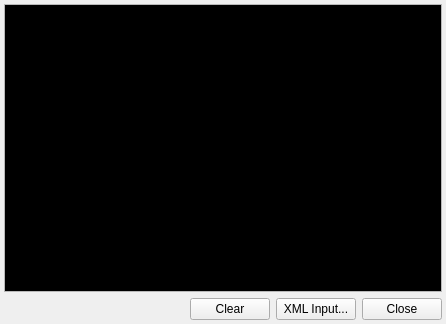
<?xml version="1.0" encoding="UTF-8"?>
<ui version="4.0">
 <class>XmlConsole</class>
 <widget class="QWidget" name="XmlConsole">
  <property name="geometry">
   <rect>
    <x>0</x>
    <y>0</y>
    <width>446</width>
    <height>324</height>
   </rect>
  </property>
  <property name="windowTitle">
   <string>Form</string>
  </property>
  <layout class="QGridLayout" name="gridLayout">
   <property name="margin">
    <number>4</number>
   </property>
   <item row="0" column="0">
    <widget class="QTextBrowser" name="textBrowser">
     <property name="styleSheet">
      <string notr="true"/>
     </property>
     <property name="html">
      <string>&lt;!DOCTYPE HTML PUBLIC &quot;-//W3C//DTD HTML 4.0//EN&quot; &quot;http://www.w3.org/TR/REC-html40/strict.dtd&quot;&gt;
&lt;html&gt;&lt;head&gt;&lt;meta name=&quot;qrichtext&quot; content=&quot;1&quot; /&gt;&lt;style type=&quot;text/css&quot;&gt;
p, li { white-space: pre-wrap; }
&lt;/style&gt;&lt;/head&gt;&lt;body style=&quot; font-family:'Verdana'; font-size:8pt; font-weight:400; font-style:normal;&quot; bgcolor=&quot;#000000&quot;&gt;
&lt;p style=&quot;-qt-paragraph-type:empty; margin-top:0px; margin-bottom:0px; margin-left:0px; margin-right:0px; -qt-block-indent:0; text-indent:0px; font-family:'Sans Serif'; font-size:10pt;&quot;&gt;&lt;/p&gt;&lt;/body&gt;&lt;/html&gt;</string>
     </property>
    </widget>
   </item>
   <item row="1" column="0">
    <layout class="QHBoxLayout" name="horizontalLayout_2">
     <item>
      <spacer name="horizontalSpacer">
       <property name="orientation">
        <enum>Qt::Horizontal</enum>
       </property>
       <property name="sizeHint" stdset="0">
        <size>
         <width>40</width>
         <height>20</height>
        </size>
       </property>
      </spacer>
     </item>
     <item>
      <widget class="QPushButton" name="clearButton">
       <property name="text">
        <string>Clear</string>
       </property>
      </widget>
     </item>
     <item>
      <widget class="QPushButton" name="XMLButton">
       <property name="text">
        <string>XML Input...</string>
       </property>
      </widget>
     </item>
     <item>
      <widget class="QPushButton" name="closeButton">
       <property name="text">
        <string>Close</string>
       </property>
      </widget>
     </item>
    </layout>
   </item>
  </layout>
 </widget>
 <resources/>
 <connections>
  <connection>
   <sender>closeButton</sender>
   <signal>clicked()</signal>
   <receiver>XmlConsole</receiver>
   <slot>close()</slot>
   <hints>
    <hint type="sourcelabel">
     <x>393</x>
     <y>309</y>
    </hint>
    <hint type="destinationlabel">
     <x>238</x>
     <y>0</y>
    </hint>
   </hints>
  </connection>
  <connection>
   <sender>XMLButton</sender>
   <signal>clicked()</signal>
   <receiver>XmlConsole</receiver>
   <slot>sendXML()</slot>
   <hints>
    <hint type="sourcelabel">
     <x>311</x>
     <y>307</y>
    </hint>
    <hint type="destinationlabel">
     <x>155</x>
     <y>0</y>
    </hint>
   </hints>
  </connection>
  <connection>
   <sender>clearButton</sender>
   <signal>clicked()</signal>
   <receiver>XmlConsole</receiver>
   <slot>clearXml()</slot>
   <hints>
    <hint type="sourcelabel">
     <x>248</x>
     <y>296</y>
    </hint>
    <hint type="destinationlabel">
     <x>49</x>
     <y>0</y>
    </hint>
   </hints>
  </connection>
 </connections>
 <slots>
  <slot>sendXML()</slot>
  <slot>clearXml()</slot>
 </slots>
</ui>
